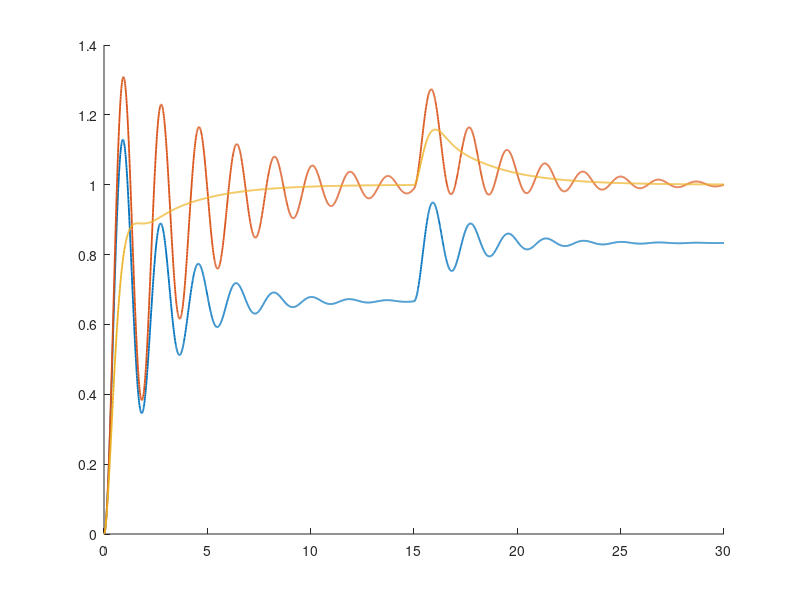

Recreate this plot in MATLAB. (Note: this script raises an error after producing the figure.)
% ex11_pid_disturbance.m - P vs PI vs PID on a second-order plant, step disturbance at t = 15 s
wn = 2; zeta = 0.2; r = 1; d0 = 0.5; td = 15;
gains = [2 0 0; 2 1 0; 2 1 1];      % rows: [Kp Ki Kd]
names = {'P', 'PI', 'PID'};
t = linspace(0, 30, 3001)';
figure; hold on;
for k = 1:3
    Kp = gains(k,1); Ki = gains(k,2); Kd = gains(k,3);
    % states: x(1) = y, x(2) = dy/dt, x(3) = integral of the error
    % D acts on the measurement (-Kd*dy/dt), so a setpoint step gives no derivative kick
    f = @(t, x) [x(2); ...
        -2*zeta*wn*x(2) - wn^2*x(1) + wn^2*(Kp*(r - x(1)) + Ki*x(3) - Kd*x(2) + d0*(t >= td)); ...
        r - x(1)];
    [tt, x] = ode45(f, t, [0; 0; 0], odeset('MaxStep', 0.01));
    y = x(:, 1);
    plot(tt, y, 'LineWidth', 1.3);

    before = y(tt >= 14 & tt < 15);                 % just before the disturbance
    yfinal = mean(before(end-50:end));              % the value this controller settles to
    os = max((max(y(tt < td)) - yfinal) / yfinal, 0) * 100;   % step part only
    fprintf('%-3s: settles at %.3f before disturbance, %.3f at t = 30 s, step overshoot = %.1f %%\n', ...
        names{k}, yfinal, y(end), os);
end
xline(td, ':'); yline(1, '--'); grid on; xlabel('Time (s)'); ylabel('Output');
legend('P', 'PI', 'PID');
exportgraphics(gcf, 'pid_disturbance.png');
